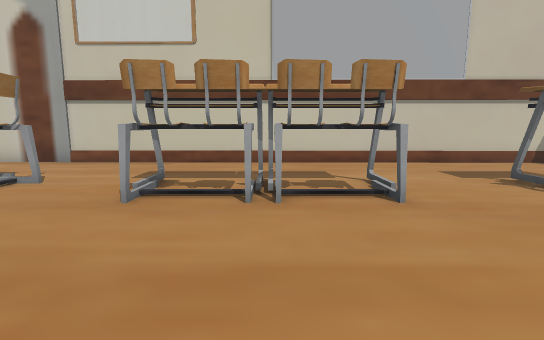
[1] (above)

16 first-person views from a walk through a Unity game level. The camera is 1.2 m above the floor, tilts 8° down and sees 85° across. The floor is counted in squares, 1 m on a side. Each view is taken from the middle of a square. On the plan, view 1 faces up. The plan holds only what a view shows up to about 13 squares ahead; the rest is blank. The place goes on beyond the plan. The player character is not drawn.

[2]
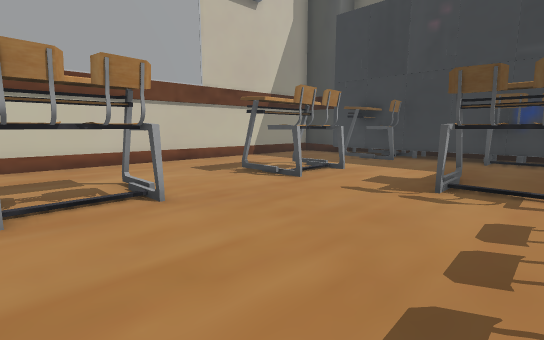

[3]
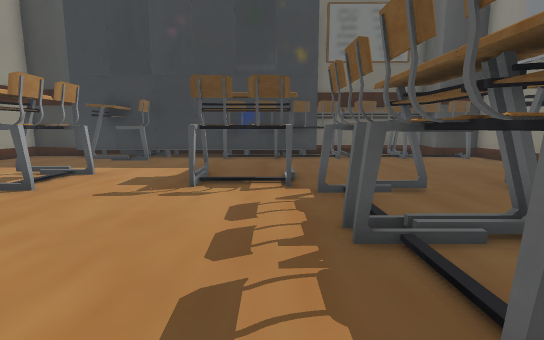

[4]
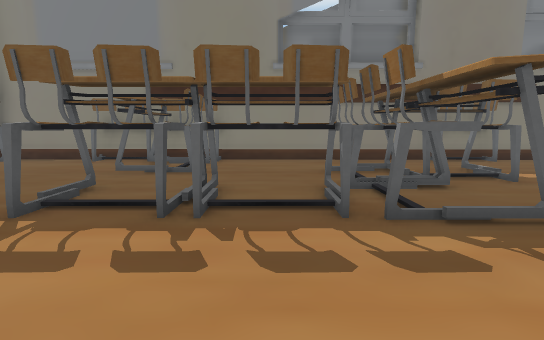

[5]
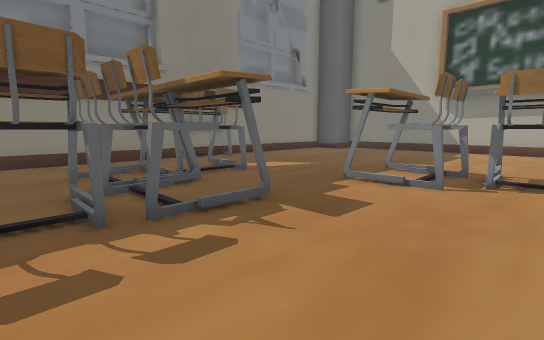

[6]
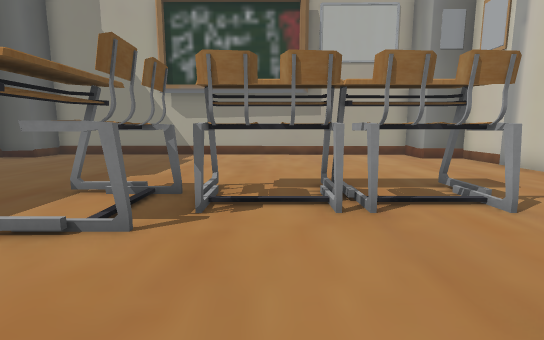

[7]
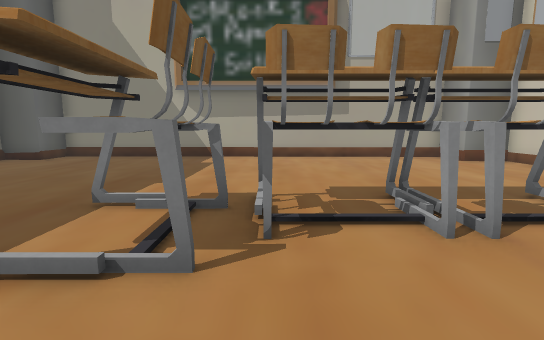

[8]
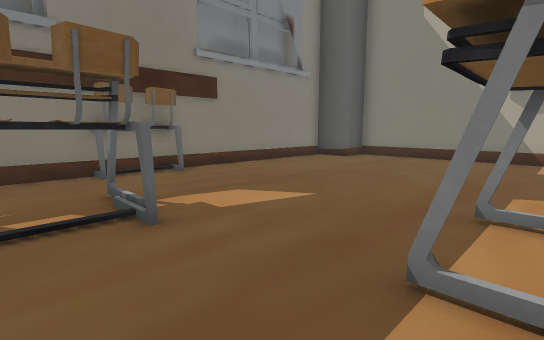

[9]
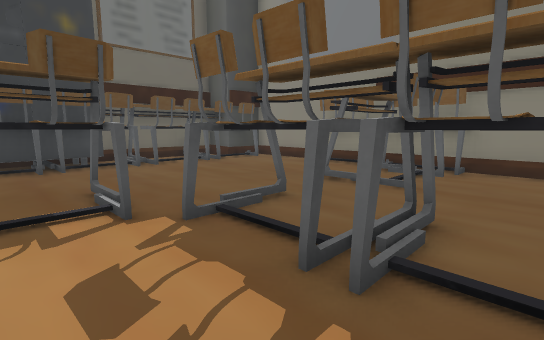

[10]
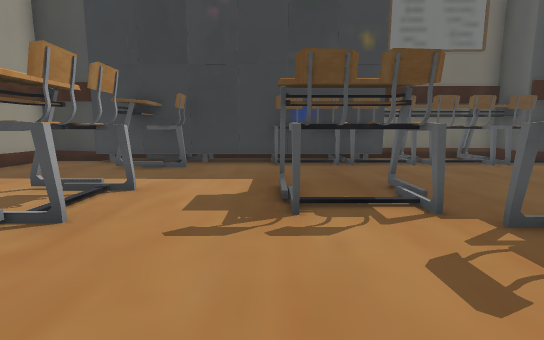

[11]
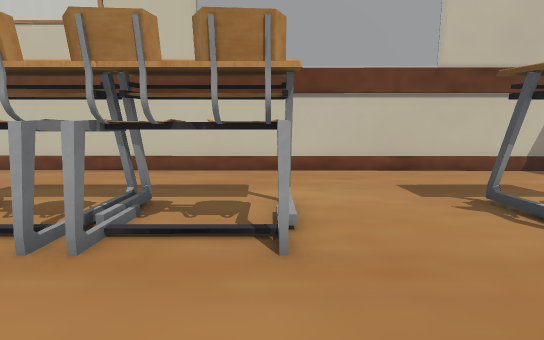

[12]
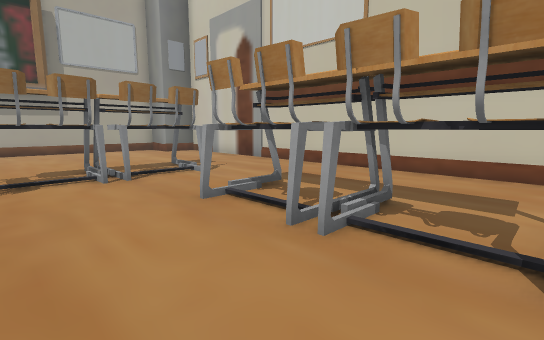

[13]
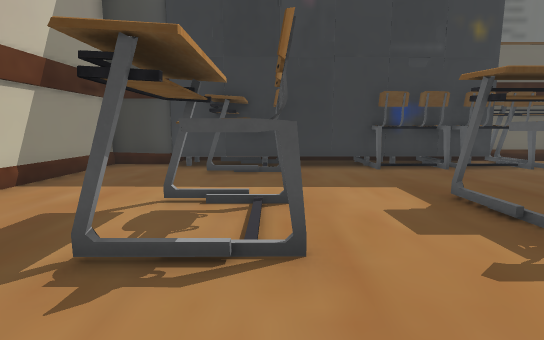

[14]
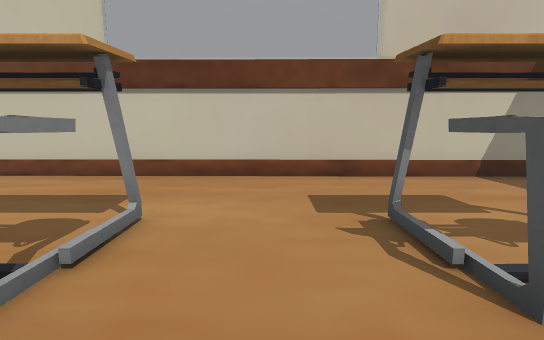

[15]
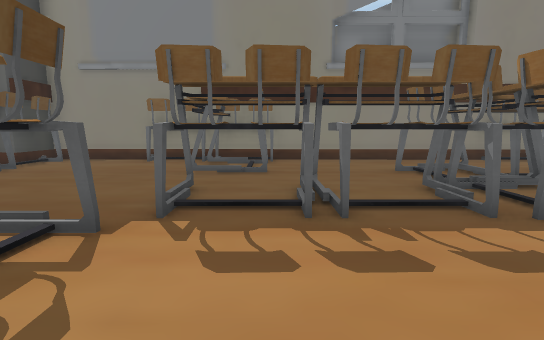

[16]
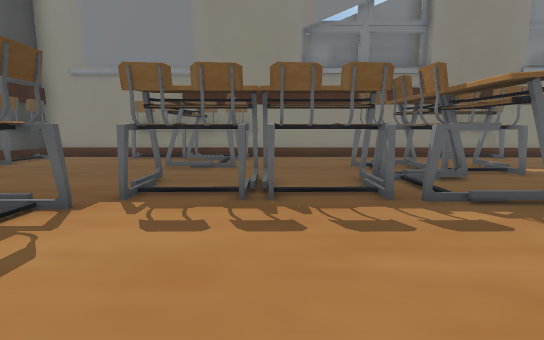

### Floor plan
Points are (right, up) in squares from view 1. A wall is a line through its corners. A room is listed if a view was taken in it or the views show most of it. See-through windows are left out.
Room 1 (views 1, 2, 3, 4, 5, 6, 7, 8, 9, 10, 11, 12, 13, 14, 15, 16)
walls: (-4.5, -8.4) (3.5, -8.5); (12.3, 2.4) (12.3, 4.5); (9.4, -8.6) (12.5, -8.6) (12.5, -7.3); (12.3, 7.4) (12.3, 8.1); (13, 8.3) (13, 10.4) (-12.9, 10.7) (-13, 9.1) (-14.6, 9.1) (-14.8, -6.8) (-13.4, -6.9) (-13.4, -8.3) (-6.4, -8.4); (14.1, -6.9) (14.1, -2.2)
low walls: (-13.2, 10) (-13.2, 9.1); (-13.1, 10.7) (-13.1, 10.2)
objects: other object (-7, 2) to (-5, 4); other object (-7, 5) to (-5, 7); other object (-6, -9) to (-4, -8); other object (-6, -1) to (-4, 1); other object (-4, -5) to (-1, -4); other object (-2, 5) to (-1, 7); other object (-1, -5) to (0, -4); other object (-1, -3) to (0, -1); other object (0, 5) to (2, 7); other object (1, -3) to (3, -1); other object (4, -9) to (6, -8); other object (4, -7) to (6, -5); other object (4, -3) to (6, -1); other object (6, 0) to (8, 2); other object (6, 5) to (8, 7); other object (7, -9) to (9, -8); other object (11, 5) to (13, 7); other object (12, -8) to (13, -6); other object (12, -5) to (13, -3); other object (12, -2) to (13, -1); other object (12, 0) to (13, 2)

Positions as (right, up) in squares from view 1, and headings:
1: (0, 0), facing up
2: (0, 0), facing up-right
3: (0, 0), facing right
4: (2, 3), facing down
5: (2, 3), facing down-left
6: (-1, 3), facing left
7: (-2, 2), facing left
8: (-2, 0), facing down-left
9: (2, 1), facing down-right
10: (2, 2), facing right
11: (2, 2), facing up
12: (2, 2), facing up-left
13: (3, 5), facing right
14: (4, 3), facing up
15: (4, 3), facing down
16: (3, 4), facing down
